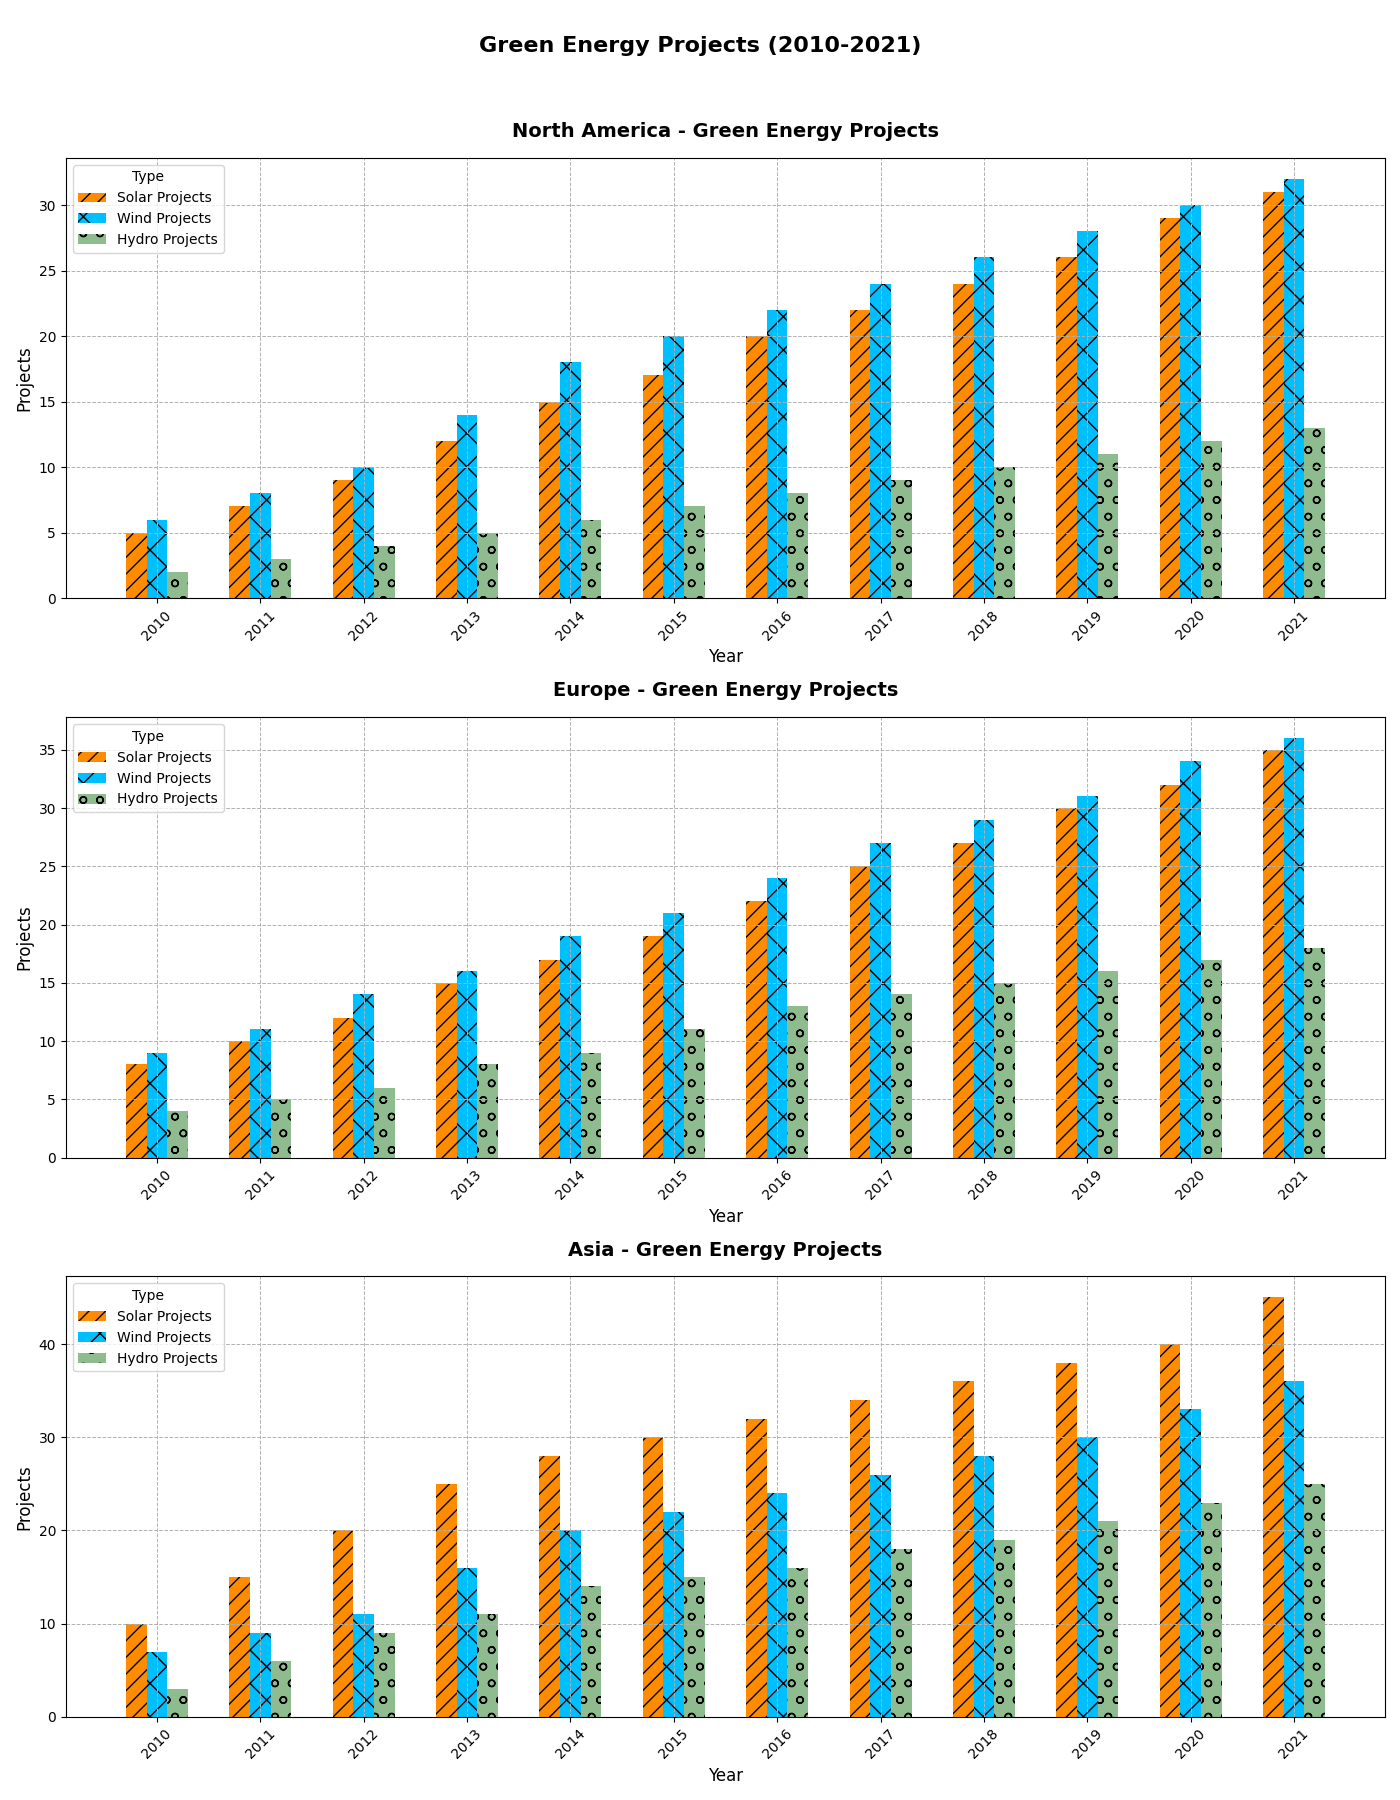

Recreate this plot in Python.
import matplotlib.pyplot as plt
import numpy as np

years = np.arange(2010, 2022)
regions = ['North America', 'Europe', 'Asia']

solar_projects = {
    'North America': [5, 7, 9, 12, 15, 17, 20, 22, 24, 26, 29, 31],
    'Europe': [8, 10, 12, 15, 17, 19, 22, 25, 27, 30, 32, 35],
    'Asia': [10, 15, 20, 25, 28, 30, 32, 34, 36, 38, 40, 45]
}

wind_projects = {
    'North America': [6, 8, 10, 14, 18, 20, 22, 24, 26, 28, 30, 32],
    'Europe': [9, 11, 14, 16, 19, 21, 24, 27, 29, 31, 34, 36],
    'Asia': [7, 9, 11, 16, 20, 22, 24, 26, 28, 30, 33, 36]
}

hydro_projects = {
    'North America': [2, 3, 4, 5, 6, 7, 8, 9, 10, 11, 12, 13],
    'Europe': [4, 5, 6, 8, 9, 11, 13, 14, 15, 16, 17, 18],
    'Asia': [3, 6, 9, 11, 14, 15, 16, 18, 19, 21, 23, 25]
}

fig, ax = plt.subplots(3, 1, figsize=(14, 18))
width = 0.2

for idx, region in enumerate(regions):
    ax[idx].bar(years - width, solar_projects[region], width=width, label='Solar Projects', color='darkorange', hatch='//')
    ax[idx].bar(years, wind_projects[region], width=width, label='Wind Projects', color='deepskyblue', hatch='x')
    ax[idx].bar(years + width, hydro_projects[region], width=width, label='Hydro Projects', color='darkseagreen', hatch='o')
    
    ax[idx].set_title(f'{region} - Green Energy Projects', fontsize=14, fontweight='bold', pad=15)
    ax[idx].set_xlabel('Year', fontsize=12)
    ax[idx].set_ylabel('Projects', fontsize=12)
    ax[idx].set_xticks(years)
    ax[idx].set_xticklabels(years, rotation=45, fontsize=10)
    ax[idx].legend(title='Type', loc='best', fontsize=10)
    ax[idx].grid(True, linestyle='--', linewidth=0.7)

fig.suptitle('Green Energy Projects (2010-2021)', fontsize=16, fontweight='bold')
plt.tight_layout(rect=[0, 0, 1, 0.96])
plt.show()
